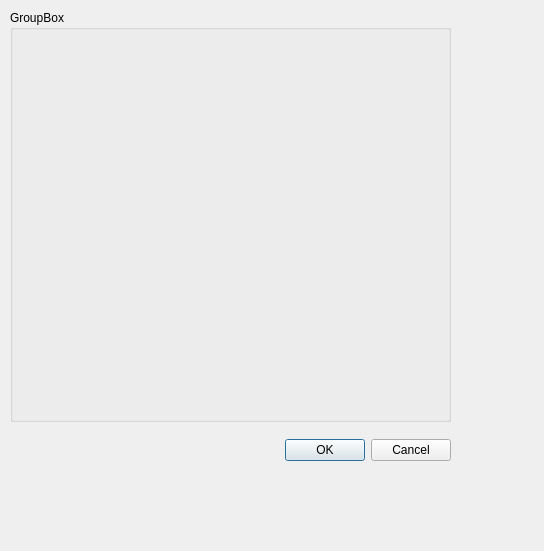
<?xml version="1.0" encoding="UTF-8"?>
<ui version="4.0">
 <class>Dialog</class>
 <widget class="QDialog" name="Dialog">
  <property name="geometry">
   <rect>
    <x>0</x>
    <y>0</y>
    <width>544</width>
    <height>551</height>
   </rect>
  </property>
  <property name="windowTitle">
   <string>Dialog</string>
  </property>
  <widget class="QGroupBox" name="grpParams">
   <property name="geometry">
    <rect>
     <x>10</x>
     <y>10</y>
     <width>441</width>
     <height>412</height>
    </rect>
   </property>
   <property name="title">
    <string>GroupBox</string>
   </property>
   <property name="alignment">
    <set>Qt::AlignLeading|Qt::AlignLeft|Qt::AlignTop</set>
   </property>
  </widget>
  <widget class="QDialogButtonBox" name="buttonBox">
   <property name="enabled">
    <bool>true</bool>
   </property>
   <property name="geometry">
    <rect>
     <x>0</x>
     <y>430</y>
     <width>451</width>
     <height>41</height>
    </rect>
   </property>
   <property name="standardButtons">
    <set>QDialogButtonBox::Cancel|QDialogButtonBox::Ok</set>
   </property>
  </widget>
 </widget>
 <resources/>
 <connections/>
</ui>
